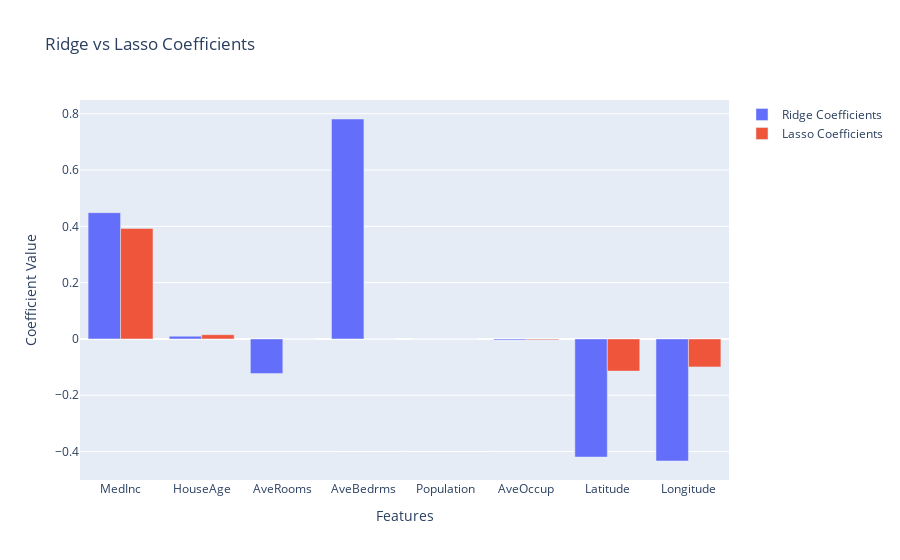
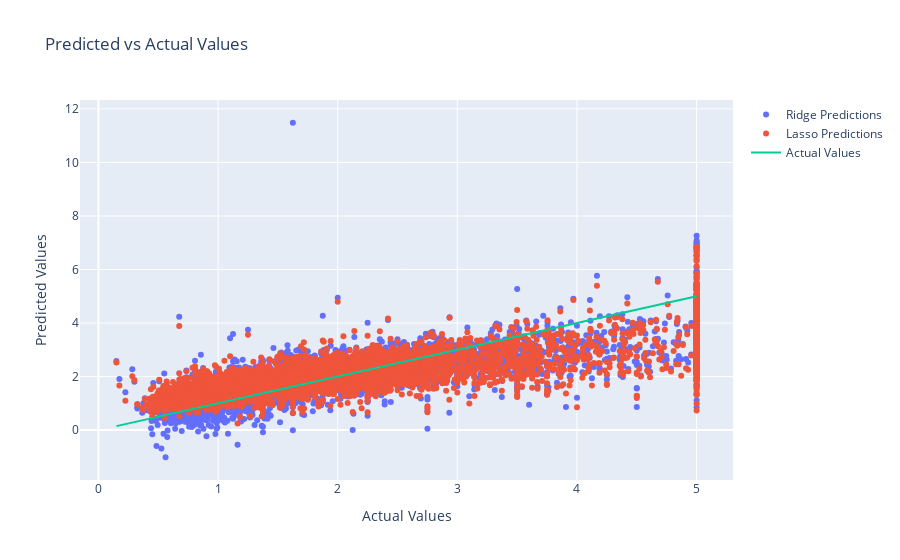

Notebook code cell kept with these figures, in order:
### Code cell
fig = go.Figure()
fig.add_trace(go.Bar(
    x=ridge_coefs.index,
    y=ridge_coefs['Ridge Coefficients'],
    name='Ridge Coefficients'
))
fig.add_trace(go.Bar(
    x=lasso_coefs.index,
    y=lasso_coefs['Lasso Coefficients'],
    name='Lasso Coefficients'
))
fig.update_layout(title='Ridge vs Lasso Coefficients',
                  xaxis_title='Features',
                  yaxis_title='Coefficient Value')
fig.show()

# Plot predicted vs actual values
fig = go.Figure()
fig.add_trace(go.Scatter(
    x=y_test, y=ridge_pred,
    mode='markers',
    name='Ridge Predictions'
))
fig.add_trace(go.Scatter(
    x=y_test, y=lasso_pred,
    mode='markers',
    name='Lasso Predictions'
))
fig.add_trace(go.Scatter(
    x=y_test, y=y_test,
    mode='lines',
    name='Actual Values'
))
fig.update_layout(title='Predicted vs Actual Values',
                  xaxis_title='Actual Values',
                  yaxis_title='Predicted Values')
fig.show()

### Figure 1 — Plotly figure (JSON) as saved in the notebook; plotly's stock layout.template omitted (floating-point values rounded to 4 significant figures)
{"data": [{"name": "Ridge Coefficients", "type": "bar", "x": ["MedInc", "HouseAge", "AveRooms", "AveBedrms", "Population", "AveOccup", "Latitude", "Longitude"], "y": [0.4485, 0.009726, -0.123, 0.7814, -2.026e-06, -0.003526, -0.4198, -0.4337]}, {"name": "Lasso Coefficients", "type": "bar", "x": ["MedInc", "HouseAge", "AveRooms", "AveBedrms", "Population", "AveOccup", "Latitude", "Longitude"], "y": [0.3927, 0.01508, 0, 0, 1.642e-05, -0.003149, -0.1143, -0.09931]}], "layout": {"title": {"text": "Ridge vs Lasso Coefficients"}, "xaxis": {"title": {"text": "Features"}}, "yaxis": {"title": {"text": "Coefficient Value"}}}}

### Figure 2 — Plotly figure (JSON) as saved in the notebook; plotly's stock layout.template omitted (floating-point values rounded to 4 significant figures; data arrays with more than 128 entries replaced by an {"elided": "..."} marker saying what was removed)
{"data": [{"mode": "markers", "name": "Ridge Predictions", "type": "scatter", "x": {"elided": "4128 float values"}, "y": {"elided": "4128 float values"}}, {"mode": "markers", "name": "Lasso Predictions", "type": "scatter", "x": {"elided": "4128 float values"}, "y": {"elided": "4128 float values"}}, {"mode": "lines", "name": "Actual Values", "type": "scatter", "x": {"elided": "4128 float values"}, "y": {"elided": "4128 float values"}}], "layout": {"title": {"text": "Predicted vs Actual Values"}, "xaxis": {"title": {"text": "Actual Values"}}, "yaxis": {"title": {"text": "Predicted Values"}}}}
